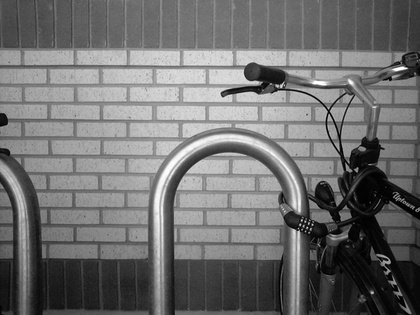
%> input picture Bikesgray.jpg, 420 x 315 px, shrunk from 640 x 480 before the run
$ octave sobel.m   (GNU Octave 9; MATLAB toolbox functions it lacks are replaced by stand-ins)
%> lines starting %> are read from the running program, lines starting %| are printed output that depends on the picture
close all
clear
clc

% Read Input Image
input_image = imread('Bikesgray.jpg');
%> input_image is the input picture: size 315x420 uint8; min 0, max 255, mean 112.2

% Displaying Input Image
input_image = uint8(input_image);
figure, imshow(input_image); title('Input Image');

% Convert the truecolor RGB image to the grayscale image
input_image = im2gray(input_image);

% Convert the image to double
input_image = double(input_image);
%> input_image: size 315x420 double

% Pre-allocate the filtered_image matrix with zeros
filtered_image = zeros(size(input_image));

% Sobel Operator Mask
Mx = [-1 0 1; -2 0 2; -1 0 1];
My = [-1 -2 -1; 0 0 0; 1 2 1];

% Edge Detection Process
% When i = 1 and j = 1, then filtered_image pixel
% position will be filtered_image(2, 2)
% The mask is of 3x3, so we need to traverse
% to filtered_image(size(input_image, 1) - 2
%, size(input_image, 2) - 2)
% Thus we are not considering the borders.
for i = 1:size(input_image, 1) - 2
	for j = 1:size(input_image, 2) - 2

		% Gradient approximations
		Gx = sum(sum(Mx.*input_image(i:i+2, j:j+2)));
		Gy = sum(sum(My.*input_image(i:i+2, j:j+2)));

		% Calculate magnitude of vector
		filtered_image(i+1, j+1) = sqrt(Gx.^2 + Gy.^2);
	end
end
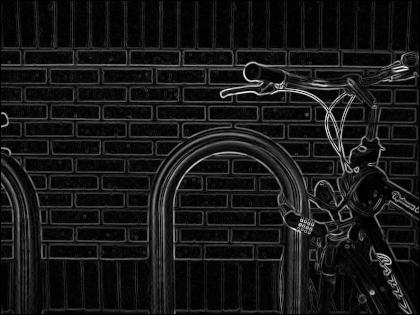
%> filtered_image: size 315x420 double; min 0, max 831.7, mean 75.9; drawn with min black and max white

% Displaying Filtered Image
filtered_image = uint8(filtered_image);
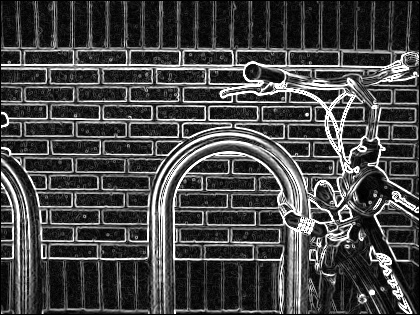
%> filtered_image: size 315x420 uint8; min 0, max 255, mean 70.2
figure, imshow(filtered_image); title('Filtered Image');


% Define a threshold value
thresholdValue = 20; % varies between [0 255]
output_image = max(filtered_image, thresholdValue);
output_image(output_image == round(thresholdValue)) = 0;

% Displaying Output Image
output_image = imbinarize(output_image);
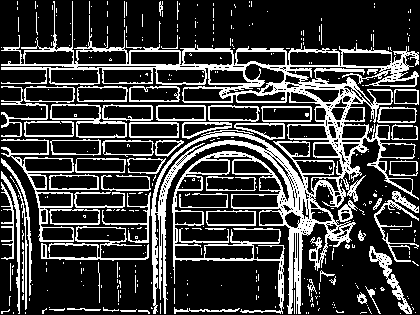
%> output_image: size 315x420 logical; 23.8% white in thin lines or dots
figure, imshow(output_image); title('Edge Detected Image');
